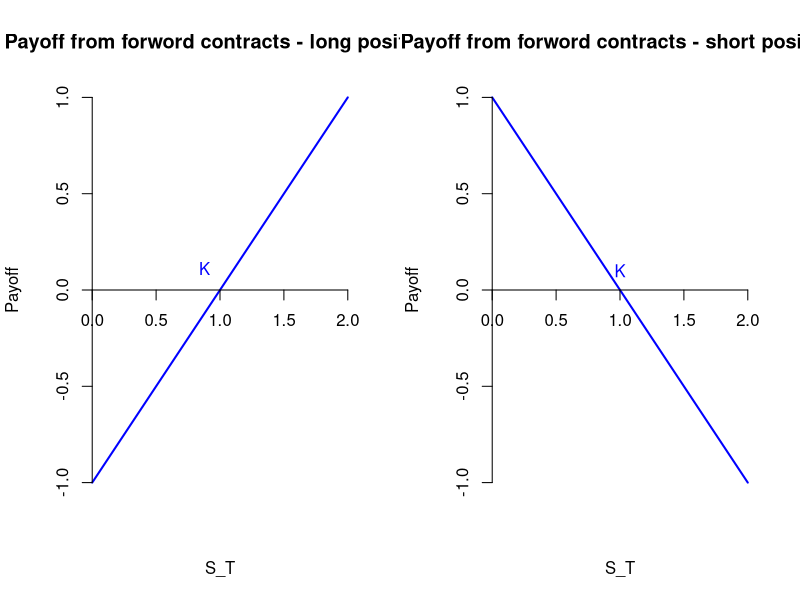
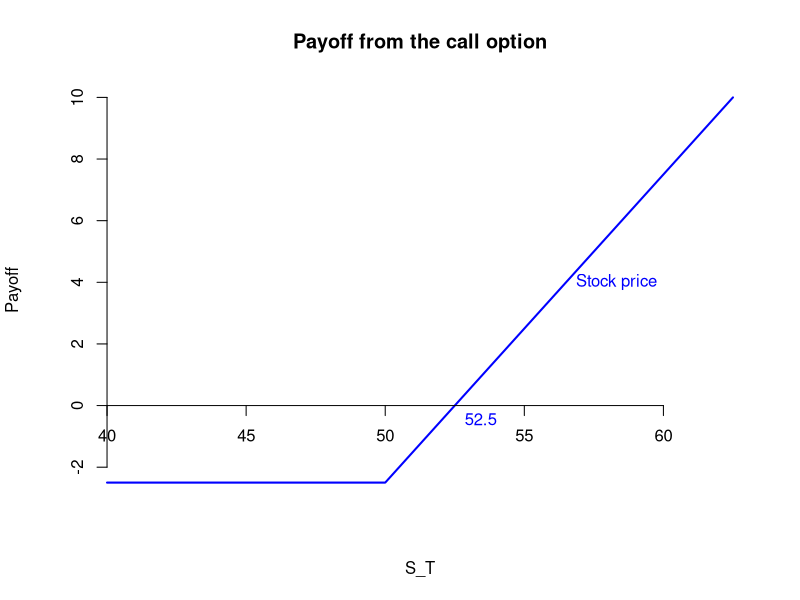

These charts were generated, in order, by the following R code:
## ---- chunk 1
par(mfrow= c(1,2))
plot(0:2, -1:1, type = "l", main = "Payoff from forword contracts - long position", 
     xlab = "S_T", ylab = "Payoff", col = "blue", lwd = 2, axes=FALSE)
axis(1, pos = 0)
axis(2, pos = 0)
text(1, 0.1, "K", pos = 2, col = "blue")
plot(0:2, 1:-1, type = "l", main = "Payoff from forword contracts - short position", 
     xlab = "S_T", ylab = "Payoff", col = "blue", lwd = 2, axes=FALSE)
axis(1, pos = 0)
axis(2, pos = 0)
text(1, 0.1, "K", col = "blue")
## ---- chunk 2
par(mfrow = c(1,1))
plot(c(40, 50, 52.5, 62.5), c(-2.5,-2.5, 0, 10), type = "l", main = "Payoff from the call option", 
     xlab = "S_T", ylab = "Payoff", col = "blue", lwd = 2, axes=FALSE)
axis(1, pos = 0)
axis(2, pos = 40)
text(52.5, -0.5, "52.5", pos = 4, col = "blue")
text(56.5, 4, "Stock price", pos = 4, col = "blue")
